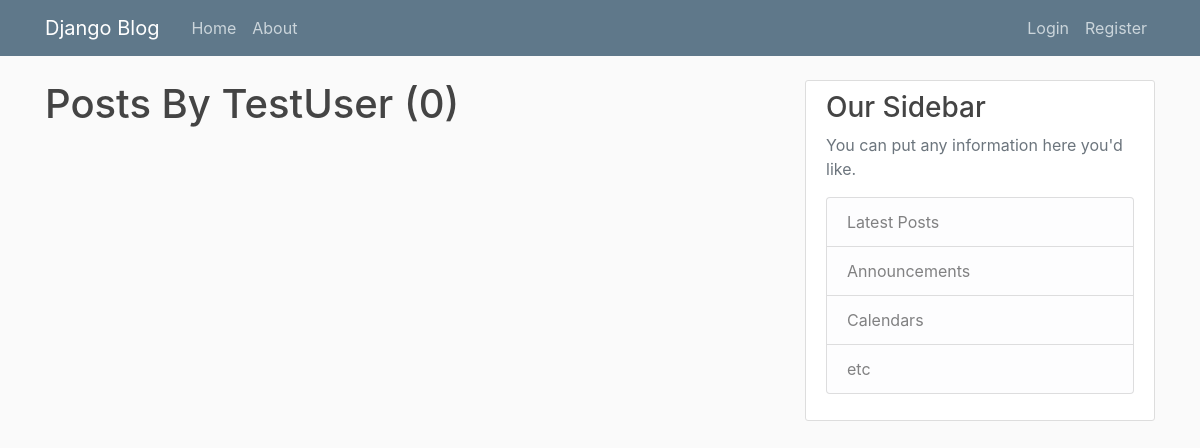
The page /user/TestUser on the database as committed earlier.
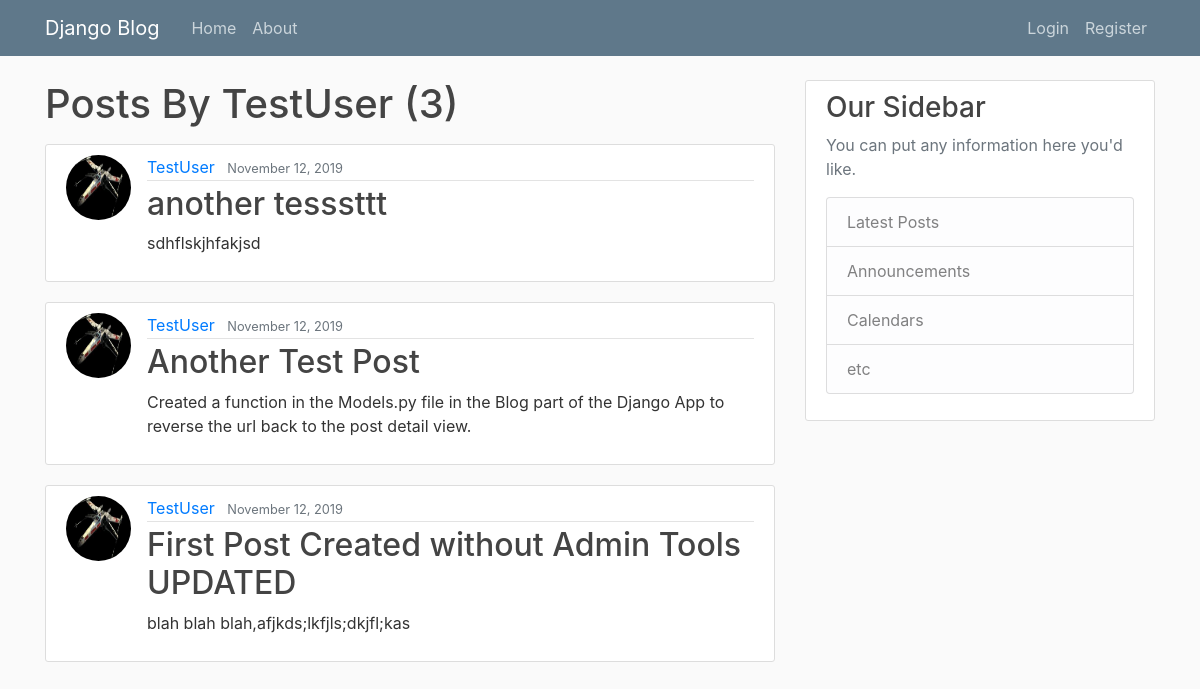
The same page on the database as committed later.
### blog/models.py (models this page shows, shortened)
class Post(models.Model):
    title = models.CharField(max_length=100)
    content = models.TextField()
    date_posted = models.DateTimeField(default=timezone.now)
    author = models.ForeignKey(User, on_delete=models.CASCADE)

### users/models.py (models this page shows, shortened)
class Profile(models.Model):
    user = models.OneToOneField(User, on_delete=models.CASCADE)
    image = models.ImageField(default='default.jpg',
                              upload_to='profile_pics')

### blog/views.py (the view)
# urls.py: path('user/<str:username>', UserPostListView.as_view(), name='user-posts'),
class UserPostListView(ListView):
    model = Post
    template_name = 'blog/user_post.html' # <app>/<model>_<viewtype>.html
    context_object_name = 'posts'
    paginate_by = 5
    def get_queryset(self):
        user = get_object_or_404(User, username=self.kwargs.get('username'))
        return Post.objects.filter(author=user).order_by('-date_posted')

### blog/templates/blog/user_post.html (shortened to what this page needs)
{% extends 'blog/base.html' %}
{% block content %}
<div class="">
  <h1 class="mb-3 ">Posts By {{ view.kwargs.username }} ({{ page_obj.paginator.count }})</h1>
  {% for post in posts %}
    <article class="media content-section">
      <img class="rounded-circle article-img" src="{{ post.author.profile.image.url }}">
        <div class="media-body">
          <div class="article-metadata">
            <a class="mr-2" href="{% url 'user-posts' post.author.username %}">{{ post.author }}</a>
            <small class="text-muted">{{ post.date_posted|date:"F d, Y" }}</small>
          </div>
          <h2><a class="article-title" href="{% url 'post-detail' post.id %}">{{ post.title }}</a></h2>
          <p class="article-content">{{ post.content }}</p>
        </div>
    </article>
  {% endfor %}
</div>
{% endblock content %}

### blog/templates/blog/base.html (shortened to what this page needs)
{% load static %}
<!DOCTYPE html>
<html lang="en" dir="ltr">
<head>
  <link rel="stylesheet" href="https://maxcdn.bootstrapcdn.com/bootstrap/4.0.0/css/bootstrap.min.css">
  <link rel="stylesheet" href="{% static 'blog/main.css' %}">
  </head>
  <body>
    <header class="site-header">
      <nav class="navbar navbar-expand-md navbar-dark bg-steel fixed-top">
        <div class="container">
          <a class="navbar-brand mr-4" href="{% url 'blog-home' %}">Django Blog</a>
          <div class="collapse navbar-collapse" id="navbarToggle">
            <div class="navbar-nav mr-auto">
              <a class="nav-item nav-link" href="{% url 'blog-home' %}">Home</a>
              <a class="nav-item nav-link" href="{% url 'blog-about' %}">About</a>
            </div>
            <div class="navbar-nav">
              {% if user.is_authenticated %}
              <a class="nav-item nav-link" href="{% url 'post-create' %}">New Post</a>
                <a class="nav-item nav-link" href="{% url 'logout' %}">Logout</a>
                <a class="nav-item nav-link" href="{% url 'profile' %}">Profile</a>
              {% else %}
                <a class="nav-item nav-link" href="{% url 'login' %}">Login</a>
                <a class="nav-item nav-link" href="{% url 'register' %}">Register</a>
              {% endif %}
            </div>
          </div>
        </div>
      </nav>
    </header>
    <main role="main" class="container">
      <div class="row">
        <div class="col-md-8">
          {% block content %}
          {% endblock %}
        </div>
        <div class="col-md-4">
          <div class="content-section">
            <h3>Our Sidebar</h3>
            <p class='text-muted'>You can put any information here you'd like.
              <ul class="list-group">
                <li class="list-group-item list-group-item-light">Latest Posts</li>
                <li class="list-group-item list-group-item-light">Announcements</li>
                <li class="list-group-item list-group-item-light">Calendars</li>
                <li class="list-group-item list-group-item-light">etc</li>
              </ul>
            </p>
          </div>
        </div>
      </div>
    </main>
  </body>
</html>

### blog/static/blog/main.css (style rules this page uses)
body { background: #fafafa; color: #333333; margin-top: 5rem; }
h1, h2, h3, h4, h5, h6 { color: #444444; }
ul { margin: 0; }
.bg-steel { background-color: #5f788a; }
.site-header .navbar-nav .nav-link { color: #cbd5db; }
.content-section { background: #ffffff; padding: 10px 20px; border: 1px solid #dddddd; border-radius: 3px; margin-bottom: 20px; }
.article-title { color: #444444; }
.article-content { white-space: pre-line; }
.article-img { height: 65px; width: 65px; margin-right: 16px; }
.article-metadata { padding-bottom: 1px; margin-bottom: 4px; border-bottom: 1px solid #e3e3e3 }

Rows that differ between the two databases and show on the page:
added Post: author.profile.image (picture), author "TestUser", date_posted "November 12, 2019", title "another tesssttt", content "sdhflskjhfakjsd"
added Post: author.profile.image (picture), author "TestUser", date_posted "November 12, 2019", title "Another Test Post", content "Created a function in the Models.py file in the Blog part of the Django App to reverse the url back to the post detail view."
added Post: author.profile.image (picture), author "TestUser", date_posted "November 12, 2019", title "First Post Created without Admin Tools UPDATED", content "blah blah blah,afjkds;lkfjls;dkjfl;kas"
Other text that changed with them:
{{ page_obj.paginator.count }}: "0" → "3"
